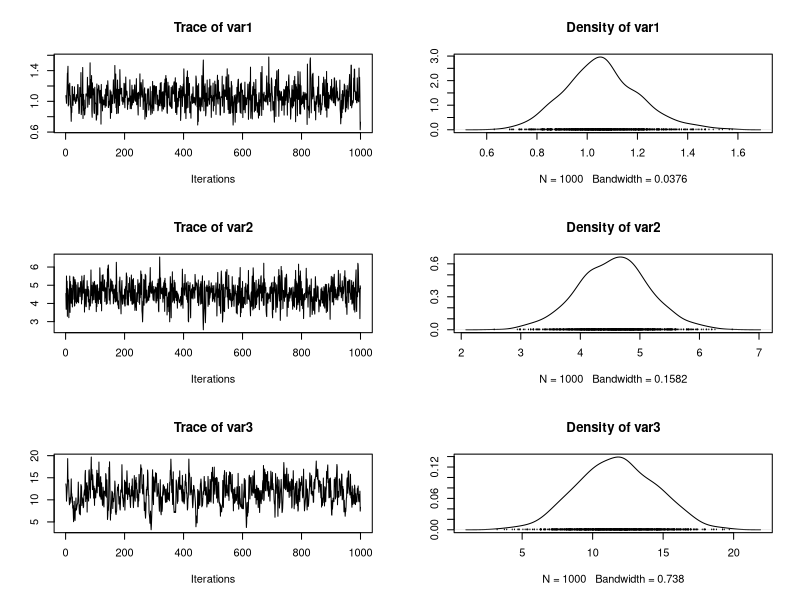
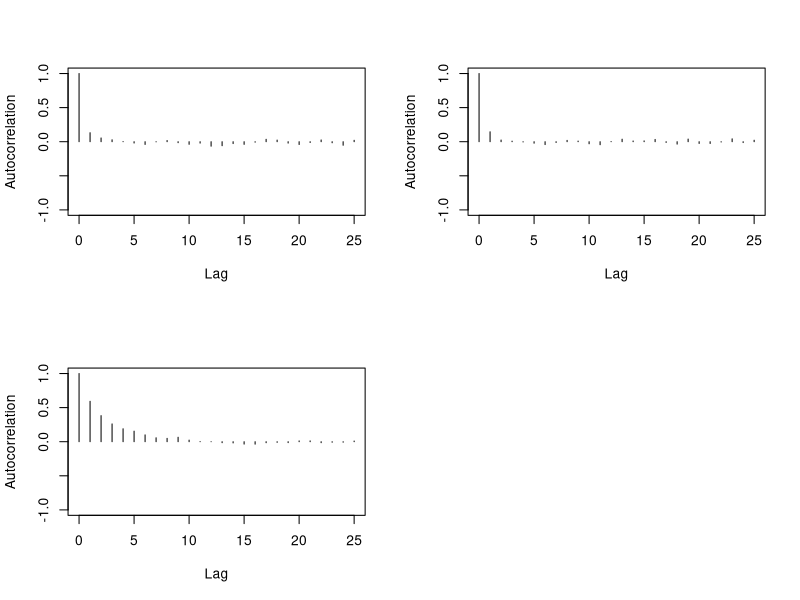
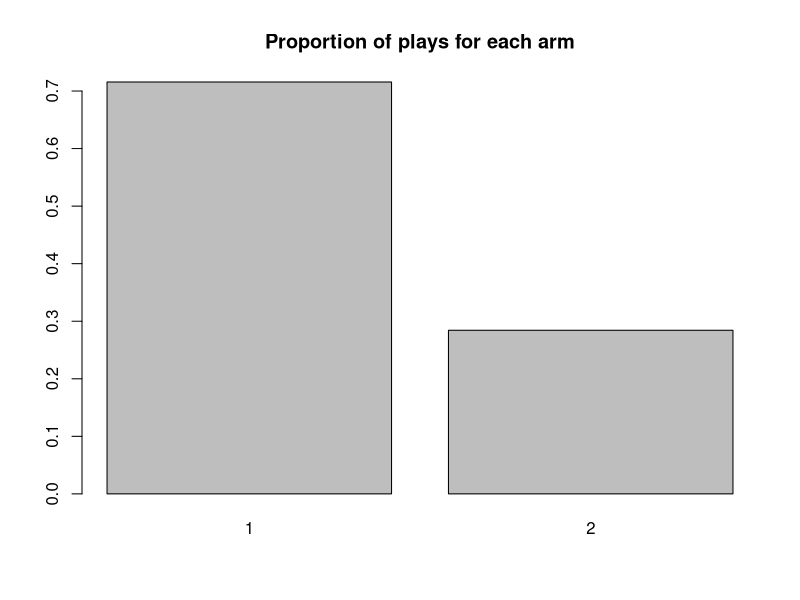
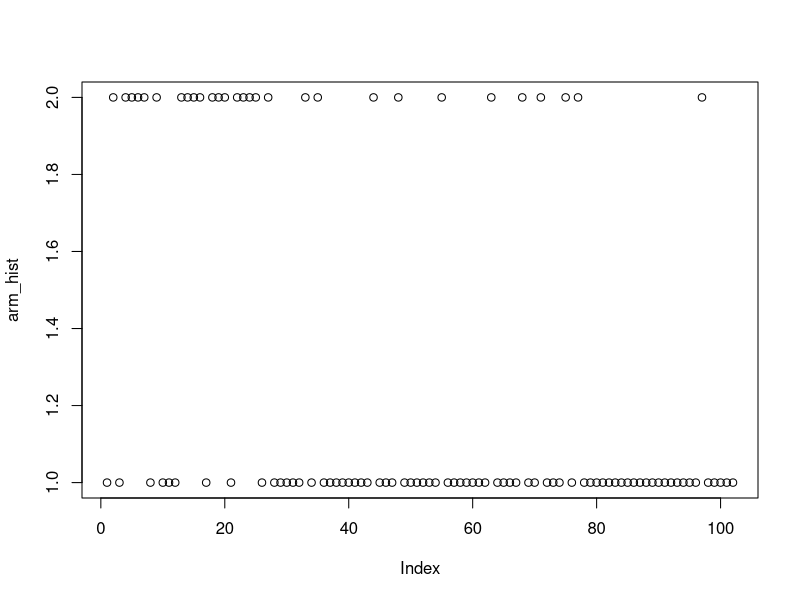

Reproduce these figures in R, in order.
## ---- chunk 1
knitr::opts_chunk$set(echo = TRUE, fig.pos = 'h', fig.align = 'center')
knitr::opts_chunk$set(fig.cap = "",  fig.path = "Plot")
library(coda)
library(evd)
library(coda)
## ---- chunk 2
set.seed(1)
# parameter setup
K = 2
D = 3
A = matrix(c(1,1,0,0,1,1),nrow = K, ncol = D,byrow = TRUE)
alpha_truth = c(1,5,10)
## ---- chunk 3
compute_loglikelihood <- function(arm_hist, Y_hist, alpha, A){
  # Compute the loglikelihood of given alpha and structure A
  # arm_hist: a vector of length #times indicating which arms were played in history
  # Y_hist: a vector of length #times recording the rewards we received from playing arm_hist
  # alpha: a vector of length D #sources indicating the shape parameters of sources at which the likelihood will be evaluated
  # A: a matrix of size #arms x #sources indicating the current configuration of the problem
  # return: likelihood
  
  It = arm_hist # a vector of size #times
  yt = matrix(Y_hist, nrow = length(arm_hist), ncol = D, byrow = FALSE) # a matrix of size #times x #sources
  a_Itd = A[It,] # a matrix of size #times x #sources
  alpha_d = matrix(alpha, nrow = length(arm_hist), ncol = D, byrow = TRUE)
  polynomial_terms = rowSums(a_Itd*alpha_d*yt^(-alpha_d-1)) # a vector of size #times
  exponential_terms = exp(-rowSums(a_Itd*yt^(-alpha_d))) # a vector of size #times
  loglikelihood = sum(log(polynomial_terms*exponential_terms))
  return(loglikelihood)
}
## ---- chunk 4
compute_acceptance_ratio <- function(arm_hist, Y_hist, alpha_current, alpha_new, d, A){
  # Compute the acceptance ratio of the proposed dth shape parameter in alpha_new with the current value in alpha_current under Metropolis-Hasting method
  # arm_hist: a vector of length #times indicating which arms were played in history
  # Y_hist: a vector of length #times recording the rewards we received from playing arm_hist
  # alpha_current: a vector of length D #sources indicating the current shape parameters of sources
  # alpha_new: a vector of length D #sources indicating the new shape parameters of sources
  # d: the index of the source that we are going to update
  # A: a matrix of size #arms x #sources indicating the current configuration of the problem
  # return: r: acceptance ratio for the newly proposed shape parameter of source #d
  
  a = 0.25 # prior parameters of alpha Gamma(a,b)
  b = 0.25 # prior parameters of alpha Gamma(a,b)
  
  # extract the shape parameter of the souce we want to update
  alpha_current_d = alpha_current[d]
  alpha_new_d = alpha_new[d]
  
  # compute the pdf of all parts in acceptance ratio formula for Metropolis-Hasting algo
  loglikelihood_alpha_current = compute_loglikelihood(arm_hist, Y_hist, alpha_current, A) #likelihood at alpha_current
  loglikelihood_alpha_new = compute_loglikelihood(arm_hist, Y_hist, alpha_new, A) #likelihood at alpha_new
  prior_alpha_current = (alpha_current_d^(a-1))*exp(-b*alpha_current_d) #prior at alpha_current
  prior_alpha_new = (alpha_new_d^(a-1))*exp(-b*alpha_new_d) #prior at alpha_new
  # g(alpha_current_d|alpha_new_d) Gamma(alpha_new_d*tuning,tuning)
  sample_alpha_current = dgamma(alpha_current_d, shape = alpha_new_d*tuning, rate = tuning)  
  # g(alpha_new_d|alpha_current_d) Gamma(alpha_current_d*tuning,tuning)
  sample_alpha_new = dgamma(alpha_new_d, shape = alpha_current_d*tuning, rate = tuning) 
  
  # compute acceptance ratio
  r = (exp(loglikelihood_alpha_new -loglikelihood_alpha_current)*prior_alpha_new*sample_alpha_current)/
  (prior_alpha_current*sample_alpha_new)

  return(r)
}
## ---- chunk 5
set.seed(1)
# Step 0: Constants
alpha_current = c(2,4,6) # start the chain with alpha = c(2,4,6)
tuning = 5 # tuning parameter of the proposal distribution
burnin = 200
steps = 100 # total number of play after initialization
top_two_prob = 0.9 # parameter for top-two sampling
 
# Step 1: Initialization: Play each arm once
arm_hist = c(rep(1,1), rep(2,1))
Y_hist = rep(0, length(arm_hist))
for (t in 1:length(arm_hist)) {
  It = arm_hist[t] # arm that was played at that step
  active_source = (A[It,])*(1:D) # which sources are active
  Y_hist[t] = max(rfrechet(sum(A[It,]),shape = alpha_truth[active_source]))
}

# Step 2: Sample shape parameter from posterior distribution after 200 burnin (avoid dependence on initial guess)
for (t in 1:(burnin+1)) {
  for (d in 1:D) {
    alpha_current_d = alpha_current[d]
    # propose new values using proposal distribution Gamma(alpha_current_d*tuning,tuning)
    alpha_new_d = rgamma(1, shape = alpha_current_d*tuning, rate = tuning)
    alpha_new = alpha_current
    alpha_new[d] = alpha_new_d
    
    # compute acceptance ratio
    r = compute_acceptance_ratio(arm_hist, Y_hist, alpha_current, alpha_new, d, A)
    u = runif(1,0,1)
    if (u<r) {
      # accept proposed value
      alpha_current = alpha_new
    }
  }
}

# Loop through step 3, 4
for (time in 1:steps) {
  # Step 3: With prob = 0.9, play arm connected to source with smallest sampled shape param. With prob = 0.1, play the other arm.
  
  # Find best arm for that round
  alpha_mat = matrix(alpha_current, nrow = K, ncol = D, byrow = TRUE)*A
  alpha_mat = replace(alpha_mat, alpha_mat == 0, NA)
  best_source = apply(alpha_mat, MARGIN = 1, min, na.rm = TRUE) # best source parameter for each arm
  arm_rank = order(best_source, decreasing = FALSE) # the rank of each arm (smallest to largest shape param)
  # Check for tie, if tie, play them uniformly at random
  if(sum(best_source == min(best_source)) > 1){
    option = (best_source == min(best_source))*1:K
    option = option[option!=0]          
    It = sample(option,1)
  }else{
    if (runif(1,0,1)<top_two_prob) {
      # play the best arm
      It = arm_rank[1]
    }else{
      # play the second best arm
      It = arm_rank[2]
    }
  }
  
  # Play arm It
  active_source = (A[It,])*(1:D) # which sources are active while playing It
  reward = max(rfrechet(sum(A[It,]),shape = alpha_truth[active_source])) # get reward from playing It
  # Update history
  arm_hist = c(arm_hist, It)
  Y_hist = c(Y_hist, reward)
  
  # Step 4: Sample new shape parameter from posterior distribution (Using Metropolis-Hasting)
  for (d in 1:D) {
    alpha_current_d = alpha_current[d]
    # propose new values using proposal distribution Gamma(alpha_current_d*tuning,tuning)
    alpha_new_d = rgamma(1, shape = alpha_current_d*tuning, rate = tuning)
    alpha_new = alpha_current
    alpha_new[d] = alpha_new_d
    
    # compute acceptance ratio
    r = compute_acceptance_ratio(arm_hist, Y_hist, alpha_current, alpha_new, d, A)
    u = runif(1,0,1)
    if (u<r) {
      # accept proposed value
      alpha_current = alpha_new
    }
  }
}
## ---- chunk 6
# start the chain using last sampled alpha_current
tuning = 5 # tuning parameter of the proposal distribution
burnin = 1000
size = 5000 # total number of posterior samples before thining
thining = 5
ALPHA = matrix(0, nrow = size, ncol = D) # matrix to save samples from posterior distribution
count = 0
accept = 0
for (t in 1:(burnin+size)) {
  for (d in 1:D) {
    alpha_current_d = alpha_current[d]
    # propose new values using proposal distribution Gamma(alpha_current_d*tuning,tuning)
    alpha_new_d = rgamma(1, shape = alpha_current_d*tuning, rate = tuning)
    alpha_new = alpha_current
    alpha_new[d] = alpha_new_d
    
    # compute acceptance ratio
    r = compute_acceptance_ratio(arm_hist, Y_hist, alpha_current, alpha_new, d, A)
    u = runif(1,0,1)
    count = count + 1
    if (u<r) {
      # accept proposed value
      alpha_current = alpha_new
      accept = accept + 1
    }
  }
  
  if (t>burnin) {
    # past burnin period already - save output
    ALPHA[t-burnin,] = alpha_current
  }
}
ALPHA = ALPHA[seq(1, size, thining),]
print(paste('acceptance rate',accept/count))
print(paste('P(source 1 is best) =', mean(apply(ALPHA, MARGIN = 1, min) == ALPHA[,1])))
## ---- chunk 7
ALPHA.mcmc <- mcmc(ALPHA, start = 1)
summary(ALPHA.mcmc)
plot(ALPHA.mcmc)
autocorr.plot(ALPHA.mcmc)
## ---- chunk 8
barplot(table(arm_hist)/length(arm_hist), main = 'Proportion of plays for each arm')
plot(arm_hist)
